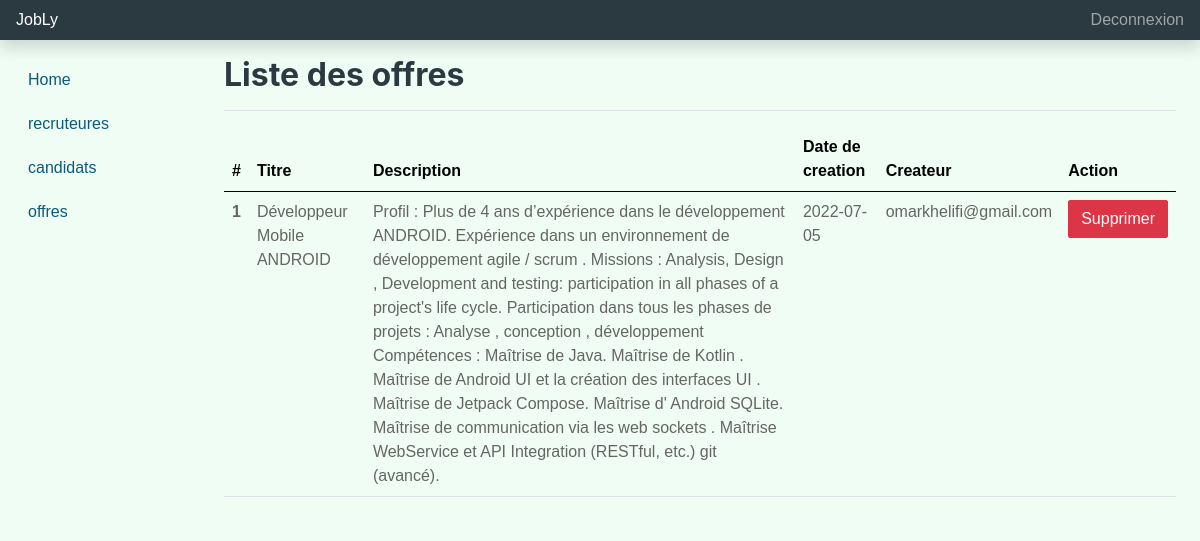
Page /view/admin/offres.php (signed in) on the committed database.
### tables this page shows
CREATE TABLE `jobs` (
  `job_id` int(11) NOT NULL,
  `title` varchar(255) NOT NULL,
  `job_desc` longtext NOT NULL,
  `salary` int(10) NOT NULL,
  `type` varchar(255) NOT NULL,
  `place` varchar(255) NOT NULL,
  `user_email` varchar(50) NOT NULL,
  `date` date NOT NULL DEFAULT current_timestamp(),
  `category` varchar(250) NOT NULL
);

### Libraries/Database.php (called while the page is built, shortened)
<?php
    class Database{
        private $user = 'root';
        private $pass = '';
        private $dbh;
        private $stmt;
        public function __construct(){
            $dsn="mysql:host=localhost;dbname=e-recrutement";
            $options = array(
                PDO::ATTR_PERSISTENT => true,
                PDO::ATTR_ERRMODE => PDO::ERRMODE_EXCEPTION
            );
            try{
                $this->dbh = new PDO($dsn,$this->user,$this->pass,$options);
            }catch(PDOException $e){
                $this->error = $e->getMessage();
                echo $this->error;
            }
        }
        public function query($sql){
            $this->stmt = $this->dbh->prepare($sql);
        }
        public function execute(){
            return $this->stmt->execute();
        }
        public function resultSet(){
            $this->execute();
            return $this->stmt->fetchAll(PDO::FETCH_OBJ);
        }
    }
?>

### Controller/Adminn.php (called while the page is built, shortened)
<?php
require_once "C:/xampp/htdocs/dev.jobly.com/Model/Admin.php";
class Adminn{
    private $adminModel;
    public function __construct(){
        $this->adminModel = new Admin;
    }
        public function getAllOffers(){
            $offers = $this->adminModel->getAllOffers();
            if($offers){
                return $offers;
            }else{
                return Array();
            }
        }
    }
?>

### Model/Admin.php (called while the page is built, shortened)
<?php
    require_once "c:/xampp/htdocs/dev.jobly.com/Libraries/Database.php";
    class Admin{
        private $db;
        public function __construct(){
            $this->db = new Database;
        }
        public function getAllOffers(){
            $this->db->query('SELECT * FROM jobs');
            $rows = $this->db->resultSet();
            return $rows;
        }
    }
?>

### View/admin/offres.php (the view, shortened to what this page needs)
<?php
    require "../../Controller/Adminn.php";
    $adminObject = new Adminn;
    $offers = $adminObject->getAllOffers();
?>
<!doctype html>
<html lang="en">
  <head>
    <link href="../css/bootstrap.min.css" rel="stylesheet">
    <link href="../css/dashboard.css" rel="stylesheet">
  </head>
  <body>
    <header class="navbar navbar-dark sticky-top bg-dark flex-md-nowrap p-0 shadow">
      <a class="navbar-brand col-md-3 col-lg-2 me-0 px-3 fs-6" href="#">JobLy</a>
      <div class="navbar-nav">
        <div class="nav-item text-nowrap">
          <a class="nav-link px-3" href="../../Controller/Adminn.php?q=logout">Deconnexion</a>
        </div>
      </div>
    </header>
    <div class="container-fluid">
      <div class="row">
      <nav id="sidebarMenu" class="col-md-3 col-lg-2 d-md-block bg-light sidebar collapse">
          <div class="position-sticky pt-3">
            <ul class="nav flex-column">
              <li class="nav-item">
                <a class="nav-link " aria-current="page" href="dashboard.php">
                  Home
                </a>
              </li>
              <li class="nav-item">
                <a class="nav-link active" href="recruteures.php">
                  recruteures
                </a>
              </li>
              <li class="nav-item">
                  <a class="nav-link" href="candidats.php">
                    candidats
                  </a>
                </li>
              <li class="nav-item">
                <a class="nav-link " href="offres.php">
                  offres
                </a>
              </li>
            </ul>
          </div>
        </nav>
        <main class="col-md-9 ms-sm-auto col-lg-10 px-md-4">
          <div class="d-flex justify-content-between flex-wrap flex-md-nowrap align-items-center pt-3 pb-2 mb-3 border-bottom">
            <h1 class="h2">Liste des offres</h1>
          </div>
          <div>
            <table class="table">
              <thead class="table-light">
                <tr>
                  <th scope="col">#</th>
                  <th scope="col">Titre</th>
                  <th scope="col">Description</th>
                  <th scope="col">Date de creation</th>
                  <th scope="col">Createur</th>
                  <th scope="col">Action</th>
                </tr>
              </thead>
              <tbody>
                <?php
                  $i=0 ;
                  foreach ($offers as $offer ) {
                    $i++ ;
                    print '
                      <tr>
                        <th scope="row">'.$i.'</th>
                        <td>'.$offer->title.'</td>
                        <td> '.$offer->job_desc.' </td>
                        <td> '.$offer->date.' </td>
                        <td> '.$offer->user_email.' </td>
                        <td>
                          <a onClick="return popUpDeleteCategory()" href="../../Controller/Adminn.php?offer='.$offer->job_id.'" class="btn btn-danger">Supprimer</a>
                        </td>
                      </tr>';
                  }
                ?>
              </tbody>
            </table>
          </div>
        </main>
      </div>
    </div>
  </body>
</html>

### View/css/dashboard.css (style rules this page uses)
.container-fluid, .containerdashboard { display: flex; flex-direction: row; }

### rows in the picture
jobs: title "Développeur Mobile ANDROID", job_desc "Profil : Plus de 4 ans d’expérience dans le développement ANDROID. Expérience dans un environnement de développement agile / scrum . Missions : Analysis, Design , Development and testing: participation in all phases of a project's life cycle. Participation dans tous les phases de projets : Analyse , conception , développement Compétences : Maîtrise de Java. Maîtrise de Kotlin . Maîtrise de Android UI et la création des interfaces UI . Maîtrise de Jetpack Compose. Maîtrise d' Android SQLite. Maîtrise de communication via les web sockets . Maîtrise WebService et API Integration (RESTful, etc.) git (avancé).", date "2022-07-05", user_email "omarkhelifi@gmail.com"
